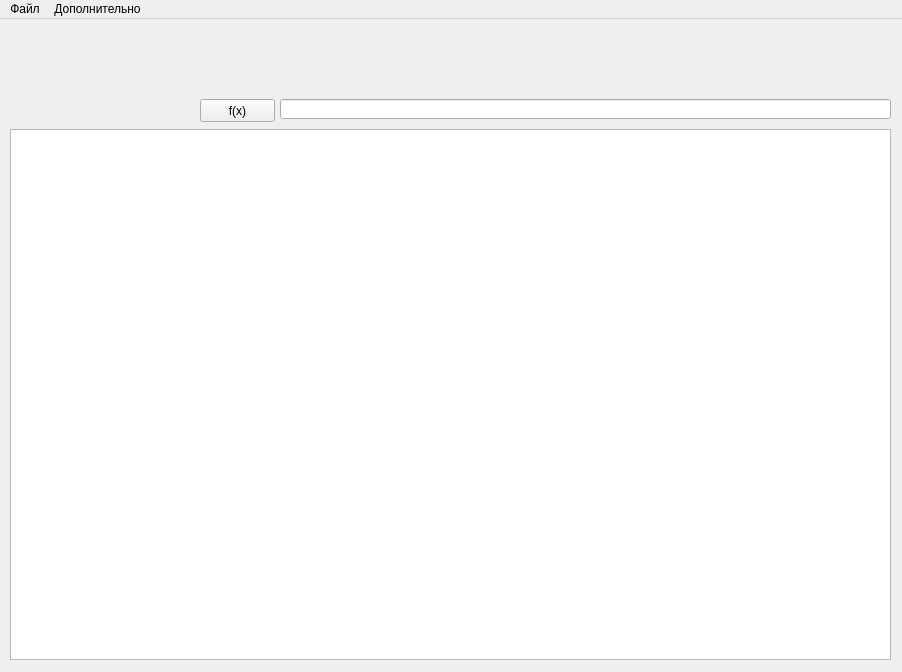
<?xml version="1.0" encoding="UTF-8"?>
<ui version="4.0">
 <class>MainWindow</class>
 <widget class="QMainWindow" name="MainWindow">
  <property name="geometry">
   <rect>
    <x>0</x>
    <y>0</y>
    <width>902</width>
    <height>672</height>
   </rect>
  </property>
  <property name="windowTitle">
   <string>Bogomolov RGR</string>
  </property>
  <widget class="QWidget" name="centralWidget">
   <widget class="QTableWidget" name="tableWidget">
    <property name="geometry">
     <rect>
      <x>10</x>
      <y>110</y>
      <width>881</width>
      <height>531</height>
     </rect>
    </property>
   </widget>
   <widget class="QPushButton" name="pushButton">
    <property name="geometry">
     <rect>
      <x>200</x>
      <y>80</y>
      <width>75</width>
      <height>23</height>
     </rect>
    </property>
    <property name="text">
     <string>f(x)</string>
    </property>
   </widget>
   <widget class="QLineEdit" name="lineEdit">
    <property name="geometry">
     <rect>
      <x>280</x>
      <y>80</y>
      <width>611</width>
      <height>20</height>
     </rect>
    </property>
   </widget>
   <widget class="QPushButton" name="pushButton_2">
    <property name="geometry">
     <rect>
      <x>10</x>
      <y>10</y>
      <width>70</width>
      <height>70</height>
     </rect>
    </property>
    <property name="text">
     <string/>
    </property>
    <property name="icon">
     <iconset resource="res.qrc">
      <normaloff>:/1399142034_edit_property.png</normaloff>:/1399142034_edit_property.png</iconset>
    </property>
    <property name="iconSize">
     <size>
      <width>70</width>
      <height>70</height>
     </size>
    </property>
    <property name="flat">
     <bool>true</bool>
    </property>
   </widget>
   <widget class="QPushButton" name="pushButton_3">
    <property name="geometry">
     <rect>
      <x>90</x>
      <y>10</y>
      <width>70</width>
      <height>70</height>
     </rect>
    </property>
    <property name="text">
     <string/>
    </property>
    <property name="icon">
     <iconset resource="res.qrc">
      <normaloff>:/1399142028_save.png</normaloff>:/1399142028_save.png</iconset>
    </property>
    <property name="iconSize">
     <size>
      <width>70</width>
      <height>70</height>
     </size>
    </property>
    <property name="flat">
     <bool>true</bool>
    </property>
   </widget>
   <widget class="QPushButton" name="pushButton_4">
    <property name="geometry">
     <rect>
      <x>170</x>
      <y>10</y>
      <width>70</width>
      <height>70</height>
     </rect>
    </property>
    <property name="text">
     <string/>
    </property>
    <property name="icon">
     <iconset resource="res.qrc">
      <normaloff>:/1399142031_services.png</normaloff>:/1399142031_services.png</iconset>
    </property>
    <property name="iconSize">
     <size>
      <width>70</width>
      <height>70</height>
     </size>
    </property>
    <property name="flat">
     <bool>true</bool>
    </property>
   </widget>
  </widget>
  <widget class="QMenuBar" name="menuBar">
   <property name="geometry">
    <rect>
     <x>0</x>
     <y>0</y>
     <width>902</width>
     <height>22</height>
    </rect>
   </property>
   <widget class="QMenu" name="menu">
    <property name="title">
     <string>Файл</string>
    </property>
    <addaction name="action_3"/>
    <addaction name="action_4"/>
    <addaction name="action_5"/>
   </widget>
   <widget class="QMenu" name="menu_2">
    <property name="title">
     <string>Дополнительно</string>
    </property>
    <addaction name="action"/>
    <addaction name="action_2"/>
   </widget>
   <addaction name="menu"/>
   <addaction name="menu_2"/>
  </widget>
  <action name="action">
   <property name="text">
    <string>О программе</string>
   </property>
  </action>
  <action name="action_2">
   <property name="text">
    <string>Справка</string>
   </property>
  </action>
  <action name="action_3">
   <property name="text">
    <string>Загрузить</string>
   </property>
  </action>
  <action name="action_4">
   <property name="text">
    <string>Сохранить</string>
   </property>
  </action>
  <action name="action_5">
   <property name="text">
    <string>Выйти</string>
   </property>
  </action>
 </widget>
 <layoutdefault spacing="6" margin="11"/>
 <resources>
  <include location="res.qrc"/>
 </resources>
 <connections/>
</ui>
